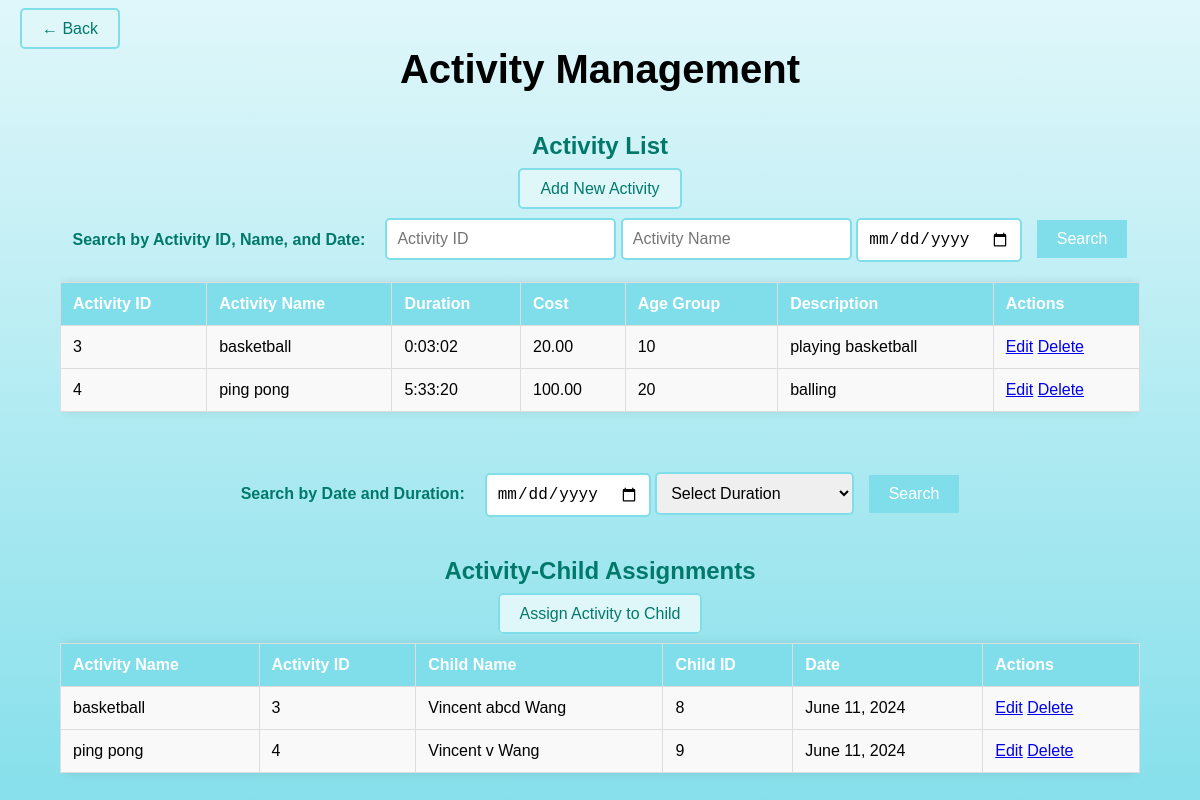
Page /myapp/activities/ on the committed database.
### myapp/models.py (models this page shows, shortened)
class Activity(models.Model):
    activity_name = models.CharField(max_length=50)
    duration = models.DurationField()
    cost = models.DecimalField(max_digits=10, decimal_places=2)
    age_group = models.CharField(max_length=20)
    description = models.TextField()

class ChildActivityAssignment(models.Model):
    child = models.ForeignKey(Child, on_delete=models.CASCADE)
    activity = models.ForeignKey(Activity, on_delete=models.CASCADE)
    date = models.DateField()

class Child(models.Model):
    first_name = models.CharField(max_length=30)
    middle_name = models.CharField(max_length=30, blank=True, null=True)
    last_name = models.CharField(max_length=30)
    date_of_birth = models.DateField()

### myapp/views.py (the view)
# urls.py: path('activities/', views.activity_list, name='activity_list'),
def activity_list(request):
    activities = Activity.objects.all()
    child_activities_assignments = ChildActivityAssignment.objects.all()
    return render(request, 'activity_list.html', {
        'activities': activities,
        'child_activities_assignments': child_activities_assignments
    })

### myapp/templates/activity_list.html (shortened to what this page needs)
<!DOCTYPE html>
<html lang="en">
<head>
</head>
<body>
    <div class="container">
        <div class="back-button">
            <a href="{% url 'home' %}" class="button">&larr; Back</a>
        </div>
        <h1>Activity Management</h1>
        <div class="section">
            <h2>Activity List</h2>
            <a href="{% url 'activity_add' %}" class="button">Add New Activity</a>
            <div class="search-bar">
                <label for="search-activityID">Search by Activity ID, Name, and Date:</label>
                <form method="GET" action="{% url 'search_activity_details' %}">
                    <input type="text" id="search-activityID" name="activityID" placeholder="Activity ID">
                    <input type="text" id="search-activityName" name="activityName" placeholder="Activity Name">
                    <input type="date" name="date" placeholder="Date" required>
                    <button type="submit">Search</button>
                </form>
            </div>
            <div class="table-container">
                <table>
                    <thead>
                        <tr>
                            <th>Activity ID</th>
                            <th>Activity Name</th>
                            <th>Duration</th>
                            <th>Cost</th>
                            <th>Age Group</th>
                            <th>Description</th>
                            <th>Actions</th>
                        </tr>
                    </thead>
                    <tbody>
                        {% for activity in activities %}
                        <tr>
                            <td>{{ activity.id }}</td>
                            <td>{{ activity.activity_name }}</td>
                            <td>{{ activity.duration }}</td>
                            <td>{{ activity.cost }}</td>
                            <td>{{ activity.age_group }}</td>
                            <td>{{ activity.description }}</td>
                            <td>
                                <a href="{% url 'activity_edit' activity.pk %}">Edit</a>
                                <a href="{% url 'activity_delete' activity.pk %}">Delete</a>
                            </td>
                        </tr>
                        {% endfor %}
                    </tbody>
                </table>
            </div>
        </div>
        <div class="section">
            <div class="search-bar">
                <label for="search-activity">Search by Date and Duration:</label>
                <form method="GET" action="{% url 'search_activity_by_duration' %}">
                    <input type="date" id="search-date" name="date" placeholder="Date" required>
                    <select name="duration" required>
                        <option value="">Select Duration</option>
                    </select>
                    <button type="submit">Search</button>
                </form>
            </div>
        </div>
        <div class="section">
            <h2>Activity-Child Assignments</h2>
            <a href="{% url 'assign_activity_child' %}" class="button">Assign Activity to Child</a>
            <div class="table-container">
                <table>
                    <thead>
                        <tr>
                            <th>Activity Name</th>
                            <th>Activity ID</th>
                            <th>Child Name</th>
                            <th>Child ID</th>
                            <th>Date</th>
                            <th>Actions</th>
                        </tr>
                    </thead>
                    <tbody>
                        {% for assignment in child_activities_assignments %}
                        <tr>
                            <td>{{ assignment.activity.activity_name }}</td>
                            <td>{{ assignment.activity.id }}</td>
                            <td>{{ assignment.child.first_name }} {{ assignment.child.middle_name }} {{ assignment.child.last_name }}</td>
                            <td>{{ assignment.child.id }}</td>
                            <td>{{ assignment.date }}</td>
                            <td>
                                <a href="{% url 'edit_activity_assignment' assignment.id %}">Edit</a>
                                <a href="{% url 'delete_activity_assignment' assignment.id %}">Delete</a>
                            </td>
                        </tr>
                        {% endfor %}
                    </tbody>
                </table>
            </div>
        </div>
    </div>
</body>
</html>

### myapp/templates/activity_list.html (style rules this page uses)
body { font-family: Arial, sans-serif; text-align: center; background: linear-gradient(to bottom, #e0f7fa, #80deea); margin: 0; padding: 0; position: relative; }
.container { width: 90%; margin: auto; padding: 20px; }
h1 { font-size: 2.5em; margin-bottom: 20px; }
h2 { color: #00796b; margin-top: 40px; }
.section { margin-bottom: 40px; }
.table-container { overflow-x: auto; }
table { width: 100%; border-collapse: collapse; margin: 20px 0; box-shadow: 0 0 10px rgba(0, 0, 0, 0.1); border-radius: 10px; }
th, td { padding: 12px; border: 1px solid #ddd; text-align: left; }
th { background-color: #80deea; color: white; }
td { background-color: #f9f9f9; }
.button { padding: 10px 20px; background-color: #e0f7fa; border: 2px solid #80deea; border-radius: 5px; text-decoration: none; color: #00796b; font-size: 16px; margin-bottom: 10px; transition: background-color 0.3s, color 0.3s; }
.back-button { position: absolute; top: 20px; left: 20px; }
.search-bar { margin-top: 20px; display: flex; flex-wrap: wrap; justify-content: center; align-items: center; gap: 10px; }
.search-bar label { margin-right: 10px; font-weight: bold; color: #00796b; }
.search-bar input, .search-bar select { padding: 10px; font-size: 16px; border: 2px solid #80deea; border-radius: 5px; transition: border-color 0.3s; }
.search-bar button { padding: 10px 20px; font-size: 16px; background-color: #80deea; border: none; color: white; cursor: pointer; margin-left: 10px; transition: background-color 0.3s, color 0.3s; }

### rows in the picture
Activity: id "3", activity_name "basketball", duration "0:03:02", cost "20.00", age_group "10", description "playing basketball"
Activity: id "4", activity_name "ping pong", duration "5:33:20", cost "100.00", age_group "20", description "balling"
ChildActivityAssignment: activity.activity_name "basketball", activity.id "3", child.first_name "Vincent", child.middle_name "abcd", child.last_name "Wang", child.id "8", date "June 11, 2024"
ChildActivityAssignment: activity.activity_name "ping pong", activity.id "4", child.first_name "Vincent", child.middle_name "v", child.last_name "Wang", child.id "9", date "June 11, 2024"
